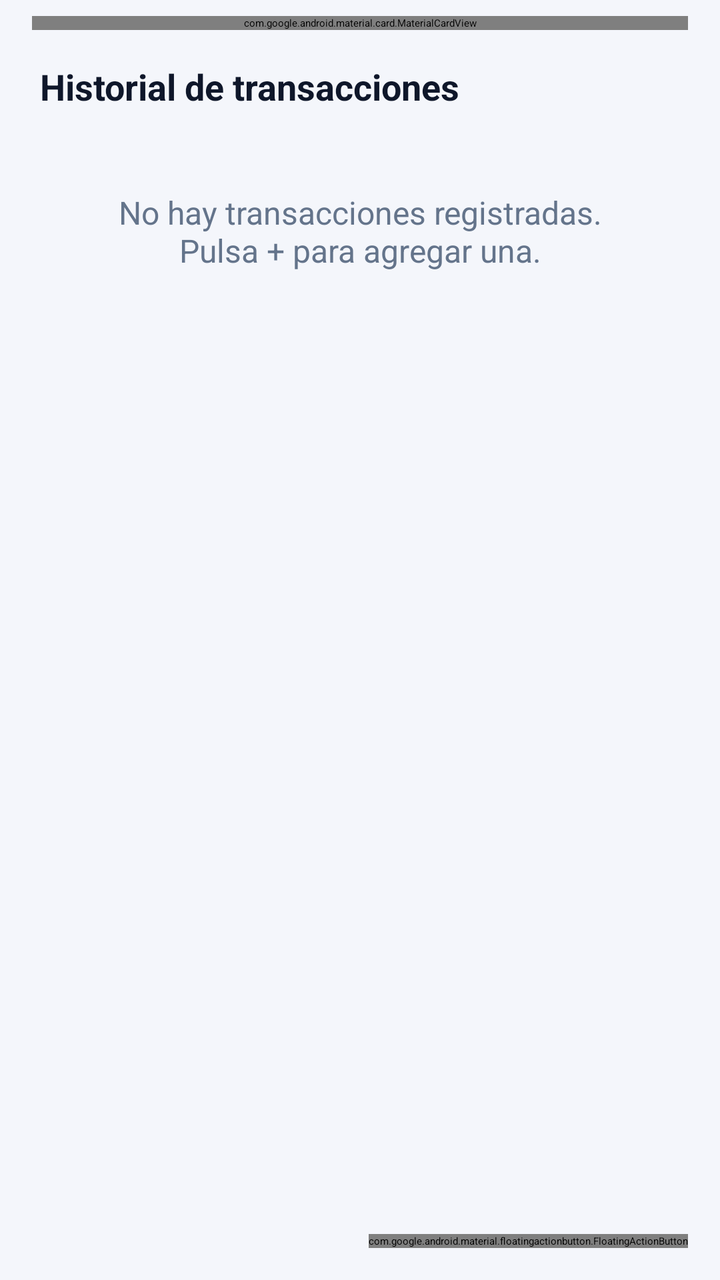
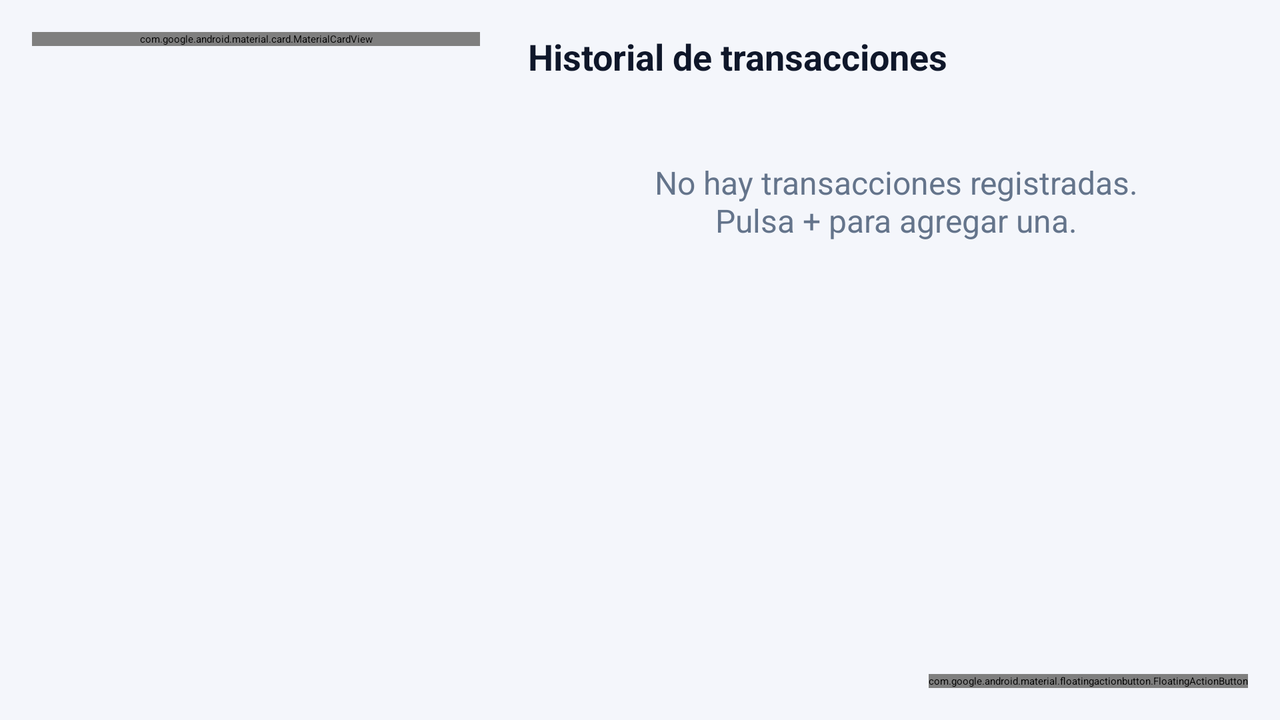

Compare how this app lays out the same screen by default and in its alternative resource folder. The renders come first, then the two layout files and the values they reference.
<!-- AndroidManifest.xml: activity theme Theme.MiPortada -->
<!-- res/layout/activity_main.xml -->
<?xml version="1.0" encoding="utf-8"?>
<androidx.coordinatorlayout.widget.CoordinatorLayout xmlns:android="http://schemas.android.com/apk/res/android"
    xmlns:app="http://schemas.android.com/apk/res-auto"
    xmlns:tools="http://schemas.android.com/tools"
    android:id="@+id/main"
    android:layout_width="match_parent"
    android:layout_height="match_parent"
    android:background="@color/fondo"
    tools:context=".MainActivity">

    <LinearLayout
        android:layout_width="match_parent"
        android:layout_height="match_parent"
        android:orientation="vertical">

        <com.google.android.material.appbar.MaterialToolbar
            android:id="@+id/toolbarMain"
            android:layout_width="match_parent"
            android:layout_height="?attr/actionBarSize"
            android:background="@color/fondo"
            app:subtitleTextColor="@color/texto_secundario"
            app:title="@string/titulo_principal"
            app:titleTextColor="@color/texto_primario" />

        
        <com.google.android.material.card.MaterialCardView
            android:layout_width="match_parent"
            android:layout_height="wrap_content"
            android:layout_marginHorizontal="16dp"
            android:layout_marginTop="8dp"
            android:layout_marginBottom="16dp"
            app:cardBackgroundColor="@color/primary"
            app:cardCornerRadius="24dp"
            app:cardElevation="0dp"
            app:strokeWidth="0dp">

            <LinearLayout
                android:layout_width="match_parent"
                android:layout_height="wrap_content"
                android:background="@drawable/bg_balance_hero"
                android:orientation="vertical"
                android:padding="20dp">

                <TextView
                    android:layout_width="wrap_content"
                    android:layout_height="wrap_content"
                    android:text="@string/resumen_financiero"
                    android:textColor="@color/blanco_suave"
                    android:textSize="14sp" />

                <TextView
                    android:id="@+id/tvBalance"
                    android:layout_width="wrap_content"
                    android:layout_height="wrap_content"
                    android:layout_marginTop="4dp"
                    android:textColor="@color/white"
                    android:textSize="32sp"
                    android:textStyle="bold"
                    tools:text="$1,250.00" />

                <LinearLayout
                    android:layout_width="match_parent"
                    android:layout_height="wrap_content"
                    android:layout_marginTop="16dp"
                    android:orientation="horizontal">

                    <LinearLayout
                        android:layout_width="0dp"
                        android:layout_height="wrap_content"
                        android:layout_marginEnd="6dp"
                        android:layout_weight="1"
                        android:background="@drawable/bg_stat_hero"
                        android:orientation="vertical"
                        android:padding="12dp">

                        <TextView
                            android:layout_width="wrap_content"
                            android:layout_height="wrap_content"
                            android:text="@string/total_ingresos"
                            android:textColor="@color/blanco_suave"
                            android:textSize="12sp" />

                        <TextView
                            android:id="@+id/tvTotalIngresos"
                            android:layout_width="wrap_content"
                            android:layout_height="wrap_content"
                            android:layout_marginTop="2dp"
                            android:textColor="@color/ingreso_claro"
                            android:textSize="16sp"
                            android:textStyle="bold"
                            tools:text="$2,000.00" />
                    </LinearLayout>

                    <LinearLayout
                        android:layout_width="0dp"
                        android:layout_height="wrap_content"
                        android:layout_marginStart="6dp"
                        android:layout_weight="1"
                        android:background="@drawable/bg_stat_hero"
                        android:orientation="vertical"
                        android:padding="12dp">

                        <TextView
                            android:layout_width="wrap_content"
                            android:layout_height="wrap_content"
                            android:text="@string/total_gastos"
                            android:textColor="@color/blanco_suave"
                            android:textSize="12sp" />

                        <TextView
                            android:id="@+id/tvTotalGastos"
                            android:layout_width="wrap_content"
                            android:layout_height="wrap_content"
                            android:layout_marginTop="2dp"
                            android:textColor="@color/gasto_claro"
                            android:textSize="16sp"
                            android:textStyle="bold"
                            tools:text="$750.00" />
                    </LinearLayout>
                </LinearLayout>
            </LinearLayout>
        </com.google.android.material.card.MaterialCardView>

        <TextView
            android:layout_width="wrap_content"
            android:layout_height="wrap_content"
            android:layout_marginStart="20dp"
            android:layout_marginBottom="8dp"
            android:text="@string/historial_transacciones"
            android:textColor="@color/texto_primario"
            android:textSize="18sp"
            android:textStyle="bold" />

        <TextView
            android:id="@+id/tvListaVacia"
            android:layout_width="match_parent"
            android:layout_height="wrap_content"
            android:gravity="center"
            android:padding="32dp"
            android:text="@string/lista_vacia"
            android:textColor="@color/texto_secundario"
            android:textSize="16sp"
            android:visibility="gone"
            tools:visibility="visible" />

        <androidx.recyclerview.widget.RecyclerView
            android:id="@+id/recyclerTransacciones"
            android:layout_width="match_parent"
            android:layout_height="0dp"
            android:layout_weight="1"
            android:clipToPadding="false"
            android:paddingHorizontal="16dp"
            android:paddingBottom="88dp"
            tools:listitem="@layout/item_transaccion" />
    </LinearLayout>

    <com.google.android.material.floatingactionbutton.FloatingActionButton
        android:id="@+id/fabAgregar"
        android:layout_width="wrap_content"
        android:layout_height="wrap_content"
        android:layout_gravity="bottom|end"
        android:layout_margin="16dp"
        android:contentDescription="@string/agregar_transaccion"
        app:backgroundTint="@color/primary"
        app:srcCompat="@drawable/ic_add"
        app:tint="@color/white" />

</androidx.coordinatorlayout.widget.CoordinatorLayout>
<!-- resources referenced by this layout -->
<resources>
  <color name="blanco_suave">#CCFFFFFF</color>
  <color name="fondo">#F4F6FB</color>
  <color name="gasto_claro">#FDA4AF</color>
  <color name="ingreso_claro">#86EFAC</color>
  <color name="primary">#1E40AF</color>
  <color name="texto_primario">#0F172A</color>
  <color name="texto_secundario">#64748B</color>
  <color name="white">#FFFFFFFF</color>
  <!-- drawable bg_balance_hero (drawable) -->
  <?xml version="1.0" encoding="utf-8"?>
  <shape xmlns:android="http://schemas.android.com/apk/res/android"
      android:shape="rectangle">
      <gradient
          android:angle="315"
          android:endColor="@color/primary_claro"
          android:startColor="@color/primary_dark"
          android:type="linear" />
  </shape>
  <!-- drawable bg_stat_hero (drawable) -->
  <?xml version="1.0" encoding="utf-8"?>
  <shape xmlns:android="http://schemas.android.com/apk/res/android"
      android:shape="rectangle">
      <solid android:color="@color/blanco_translucido" />
      <corners android:radius="14dp" />
  </shape>
  <string name="agregar_transaccion">Agregar transacción</string>
  <string name="historial_transacciones">Historial de transacciones</string>
  <string name="lista_vacia">No hay transacciones registradas.\nPulsa + para agregar una.</string>
  <string name="resumen_financiero">Balance disponible</string>
  <string name="titulo_principal">Mis Finanzas</string>
  <string name="total_gastos">Gastos</string>
  <string name="total_ingresos">Ingresos</string>
  <style name="Theme.MiPortada" parent="Theme.SplashScreen">
          
          <item name="windowSplashScreenBackground">@android:color/white</item>
          
          <item name="windowSplashScreenAnimatedIcon">@drawable/portada</item>
          
          <item name="postSplashScreenTheme">@style/Theme.MaterialComponents.DayNight.NoActionBar</item>
      </style>
  <color name="primary_claro">#3B82F6</color>
  <color name="primary_dark">#1E3A8A</color>
  <color name="blanco_translucido">#26FFFFFF</color>
  <!-- drawable portada: png bitmap (drawable, 619275 bytes) -->
</resources>
<!-- res/layout-land/activity_main.xml (the repository's variant of the layout above) -->
<!-- drawn on the phone turned sideways -->
<?xml version="1.0" encoding="utf-8"?>
<androidx.coordinatorlayout.widget.CoordinatorLayout xmlns:android="http://schemas.android.com/apk/res/android"
    xmlns:app="http://schemas.android.com/apk/res-auto"
    xmlns:tools="http://schemas.android.com/tools"
    android:id="@+id/main"
    android:layout_width="match_parent"
    android:layout_height="match_parent"
    android:background="@color/fondo"
    tools:context=".MainActivity">

    <LinearLayout
        android:layout_width="match_parent"
        android:layout_height="match_parent"
        android:orientation="vertical">

        <com.google.android.material.appbar.MaterialToolbar
            android:id="@+id/toolbarMain"
            android:layout_width="match_parent"
            android:layout_height="?attr/actionBarSize"
            android:background="@color/fondo"
            app:subtitleTextColor="@color/texto_secundario"
            app:title="@string/titulo_principal"
            app:titleTextColor="@color/texto_primario" />

        
        <LinearLayout
            android:layout_width="match_parent"
            android:layout_height="0dp"
            android:layout_weight="1"
            android:orientation="horizontal">

            <ScrollView
                android:layout_width="0dp"
                android:layout_height="match_parent"
                android:layout_weight="4">

                <com.google.android.material.card.MaterialCardView
                    android:layout_width="match_parent"
                    android:layout_height="wrap_content"
                    android:layout_margin="16dp"
                    app:cardBackgroundColor="@color/primary"
                    app:cardCornerRadius="24dp"
                    app:cardElevation="0dp"
                    app:strokeWidth="0dp">

                    <LinearLayout
                        android:layout_width="match_parent"
                        android:layout_height="wrap_content"
                        android:background="@drawable/bg_balance_hero"
                        android:orientation="vertical"
                        android:padding="20dp">

                        <TextView
                            android:layout_width="wrap_content"
                            android:layout_height="wrap_content"
                            android:text="@string/resumen_financiero"
                            android:textColor="@color/blanco_suave"
                            android:textSize="14sp" />

                        <TextView
                            android:id="@+id/tvBalance"
                            android:layout_width="wrap_content"
                            android:layout_height="wrap_content"
                            android:layout_marginTop="4dp"
                            android:textColor="@color/white"
                            android:textSize="30sp"
                            android:textStyle="bold"
                            tools:text="$1,250.00" />

                        <LinearLayout
                            android:layout_width="match_parent"
                            android:layout_height="wrap_content"
                            android:layout_marginTop="16dp"
                            android:background="@drawable/bg_stat_hero"
                            android:orientation="vertical"
                            android:padding="12dp">

                            <TextView
                                android:layout_width="wrap_content"
                                android:layout_height="wrap_content"
                                android:text="@string/total_ingresos"
                                android:textColor="@color/blanco_suave"
                                android:textSize="12sp" />

                            <TextView
                                android:id="@+id/tvTotalIngresos"
                                android:layout_width="wrap_content"
                                android:layout_height="wrap_content"
                                android:layout_marginTop="2dp"
                                android:textColor="@color/ingreso_claro"
                                android:textSize="16sp"
                                android:textStyle="bold"
                                tools:text="$2,000.00" />
                        </LinearLayout>

                        <LinearLayout
                            android:layout_width="match_parent"
                            android:layout_height="wrap_content"
                            android:layout_marginTop="8dp"
                            android:background="@drawable/bg_stat_hero"
                            android:orientation="vertical"
                            android:padding="12dp">

                            <TextView
                                android:layout_width="wrap_content"
                                android:layout_height="wrap_content"
                                android:text="@string/total_gastos"
                                android:textColor="@color/blanco_suave"
                                android:textSize="12sp" />

                            <TextView
                                android:id="@+id/tvTotalGastos"
                                android:layout_width="wrap_content"
                                android:layout_height="wrap_content"
                                android:layout_marginTop="2dp"
                                android:textColor="@color/gasto_claro"
                                android:textSize="16sp"
                                android:textStyle="bold"
                                tools:text="$750.00" />
                        </LinearLayout>
                    </LinearLayout>
                </com.google.android.material.card.MaterialCardView>
            </ScrollView>

            <LinearLayout
                android:layout_width="0dp"
                android:layout_height="match_parent"
                android:layout_weight="6"
                android:orientation="vertical">

                <TextView
                    android:layout_width="wrap_content"
                    android:layout_height="wrap_content"
                    android:layout_marginStart="8dp"
                    android:layout_marginTop="16dp"
                    android:layout_marginBottom="8dp"
                    android:text="@string/historial_transacciones"
                    android:textColor="@color/texto_primario"
                    android:textSize="18sp"
                    android:textStyle="bold" />

                <TextView
                    android:id="@+id/tvListaVacia"
                    android:layout_width="match_parent"
                    android:layout_height="wrap_content"
                    android:gravity="center"
                    android:padding="32dp"
                    android:text="@string/lista_vacia"
                    android:textColor="@color/texto_secundario"
                    android:textSize="16sp"
                    android:visibility="gone"
                    tools:visibility="visible" />

                <androidx.recyclerview.widget.RecyclerView
                    android:id="@+id/recyclerTransacciones"
                    android:layout_width="match_parent"
                    android:layout_height="0dp"
                    android:layout_weight="1"
                    android:clipToPadding="false"
                    android:paddingStart="8dp"
                    android:paddingEnd="16dp"
                    android:paddingBottom="88dp"
                    tools:listitem="@layout/item_transaccion" />
            </LinearLayout>
        </LinearLayout>
    </LinearLayout>

    <com.google.android.material.floatingactionbutton.FloatingActionButton
        android:id="@+id/fabAgregar"
        android:layout_width="wrap_content"
        android:layout_height="wrap_content"
        android:layout_gravity="bottom|end"
        android:layout_margin="16dp"
        android:contentDescription="@string/agregar_transaccion"
        app:backgroundTint="@color/primary"
        app:srcCompat="@drawable/ic_add"
        app:tint="@color/white" />

</androidx.coordinatorlayout.widget.CoordinatorLayout>
